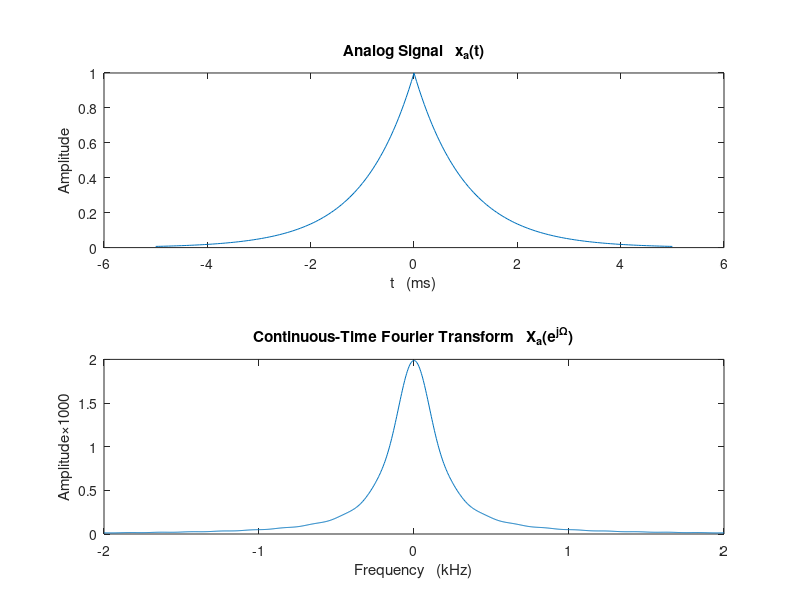

Recreate this plot in MATLAB.
% [Chp 3 Section 3.4 Page 84]
%
%  EXAMPLE 3.18
%  
%  Let xa(t) = e^−1000|t|. Determine and plot its Fourier transform.
%

% >>>>> solution <<<<<

% through analysis, Xa(jΩ) = 0.002/(1+(Ω/1000)^2)
% consider that Xa(jΩ) ≈ 0 for Ω ≥ 2π(2000), hence Fo ≈ 2000 Hz
% select ∆t = 5×10^-5 << 1/2(Fo) = 1/2(2000) = 25×10^-5

% define analog (CT) signal xa(t)
dt = 5e-5;
t = -0.005:dt:0.005;
xa = exp(-1000*abs(t));

% CTFT Xa(jΩ)of xa(t)
Wmax = 2*pi*2000;                   % Fo ≈ 2000 Hz
W = 0:Wmax/500:Wmax;                % calculating only for positive W
Xa = xa * exp(-1i*t'*W) * dt; 
Xa = real(Xa);

% since xa(t) is real, Real{Xa(jΩ)} will be even
W = [-fliplr(W(2:end)) W];          % Ω from -Wmax to Wmax
Xa = [fliplr(Xa(2:end)) Xa];        % Xa(jΩ) over [-Wmax, Wmax]

% plot xa(t), and Xa(jΩ) over [-Wmax, Wmax]
subplot(2, 1, 1);
plot(t*1000, xa);
xlabel('t   (ms)'); ylabel('Amplitude');
title('Analog Signal   x_a(t)');
subplot(2, 1, 2);
plot(W/(2*pi*1000), Xa*1000);
xlabel('Frequency   (kHz)'); ylabel('Amplitude\times1000');
title({'';'Continuous-Time Fourier Transform   X_a(e^{j\Omega})'});
